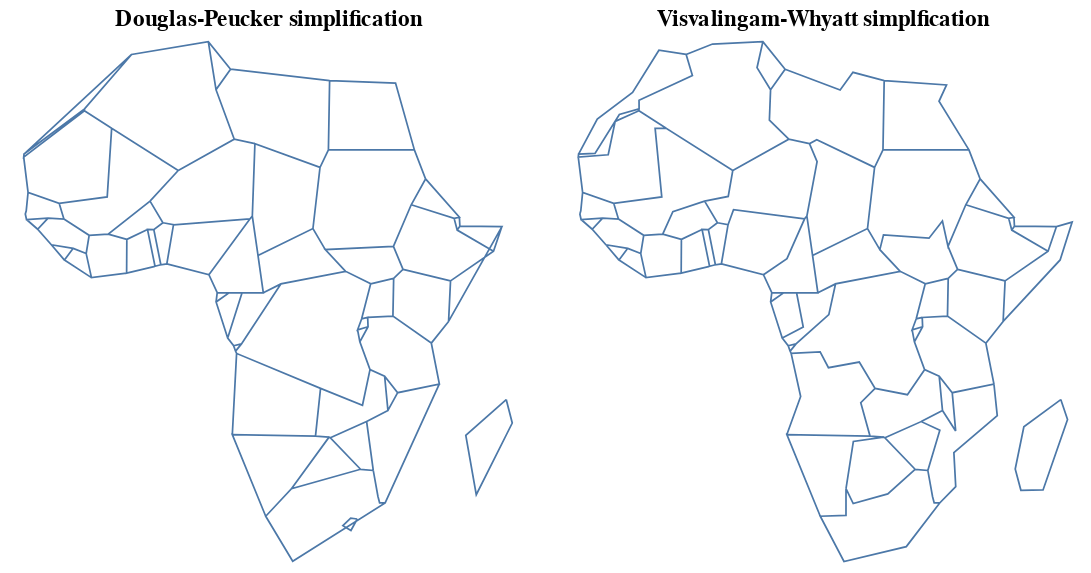

The notebook cell saved with this chart:
### Code cell
topo = tp.Topology(africa) 

topo.options.simplify_with = 'shapely'
topo.options.simplify_algorithm = 'dp' 
l = topo.toposimplify(4).to_alt().properties(title=['Douglas-Peucker simplification'])

topo.options.simplify_with = 'simplification'
topo.options.simplify_algorithm = 'vw' 
r = topo.toposimplify(4).to_alt().properties(title='Visvalingam-Whyatt simplification')
l | r

### Figure 1 — Vega-Lite specification as saved in the notebook (floating-point values rounded to 4 significant figures; data arrays with more than 128 entries replaced by an {"elided": "..."} marker saying what was removed)
{"config": {"view": {"continuousWidth": 400, "continuousHeight": 300}}, "hconcat": [{"data": {"name": "data-93ab7ef76c36982310e52544bb0d0057", "format": {"mesh": "data", "type": "topojson"}}, "mark": {"type": "geoshape", "filled": false}, "projection": {"reflectY": true, "type": "identity"}, "title": ["Douglas-Peucker simplification"], "width": 300}, {"data": {"name": "data-567e43d1ada3931015c212cadf023186", "format": {"mesh": "data", "type": "topojson"}}, "mark": {"type": "geoshape", "filled": false}, "projection": {"reflectY": true, "type": "identity"}, "title": "Visvalingam-Whyatt simplfication", "width": 300}], "$schema": "https://vega.github.io/schema/vega-lite/v4.8.1.json", "datasets": {"data-93ab7ef76c36982310e52544bb0d0057": {"type": "Topology", "objects": {"data": {"geometries": [{"properties": {"pop_est": 53950935, "continent": "Africa", "name": "Tanzania", "iso_a3": "TZA", "gdp_md_est": 150600.0}, "type": "Polygon", "arcs": [[-6, 0, -84, -82, -77, -3, -100, -140, -137]]}, {"properties": {"pop_est": 603253, "continent": "Africa", "name": "W. Sahara", "iso_a3": "ESH", "gdp_md_est": 906.5}, "type": "Polygon", "arcs": [[-106, -22, 1, -115]]}, {"properties": {"pop_est": 83301151, "continent": "Africa", "name": "Dem. Rep. Congo", "iso_a3": "COD", "gdp_md_est": 66010.0}, "type": "Polygon", "arcs": [[2, -81, -96, 3, -93, -67, -63, -144, -138, -142, -101]]}, {"properties": {"pop_est": 7531386, "continent": "Africa", "name": "Somalia", "iso_a3": "SOM", "gdp_md_est": 4719.0}, "type": "Polygon", "arcs": [[-7, -126, -133, 4]]}, {"properties": {"pop_est": 47615739, "continent": "Africa", "name": "Kenya", "iso_a3": "KEN", "gdp_md_est": 152700.0}, "type": "Polygon", "arcs": [[5, -139, -148, -127, 6, 7]]}, {"properties": {"pop_est": 37345935, "continent": "Africa", "name": "Sudan", "iso_a3": "SDN", "gdp_md_est": 176300.0}, "type": "Polygon", "arcs": [[-66, -10, -119, -117, 8, -112, -128, -146]]}, {"properties": {"pop_est": 12075985, "continent": "Africa", "name": "Chad", "iso_a3": "TCD", "gdp_md_est": 30590.0}, "type": "Polygon", "arcs": [[9, -65, -33, -27, -120]]}, {"properties": {"pop_est": 54841552, "continent": "Africa", "name": "South Africa", "iso_a3": "ZAF", "gdp_md_est": 739100.0}, "type": "Polygon", "arcs": [[-16, -14, -13, -87, -91, -86, 10], [11]]}, {"properties": {"pop_est": 1958042, "continent": "Africa", "name": "Lesotho", "iso_a3": "LSO", "gdp_md_est": 6019.0}, "type": "Polygon", "arcs": [[11]]}, {"properties": {"pop_est": 13805084, "continent": "Africa", "name": "Zimbabwe", "iso_a3": "ZWE", "gdp_md_est": 28330.0}, "type": "Polygon", "arcs": [[12, -15, -78, -88]]}, {"properties": {"pop_est": 2214858, "continent": "Africa", "name": "Botswana", "iso_a3": "BWA", "gdp_md_est": 35900.0}, "type": "Polygon", "arcs": [[13, -18, -79, 14]]}, {"properties": {"pop_est": 2484780, "continent": "Africa", "name": "Namibia", "iso_a3": "NAM", "gdp_md_est": 25990.0}, "type": "Polygon", "arcs": [[15, 16, -98, -80, 17]]}, {"properties": {"pop_est": 14668522, "continent": "Africa", "name": "Senegal", "iso_a3": "SEN", "gdp_md_est": 39720.0}, "type": "Polygon", "arcs": [[18, -24, -21, -44, -48, 19, -103]]}, {"properties": {"pop_est": 17885245, "continent": "Africa", "name": "Mali", "iso_a3": "MLI", "gdp_md_est": 38090.0}, "type": "Polygon", "arcs": [[20, -23, -110, -29, -57, -41, -45]]}, {"properties": {"pop_est": 3758571, "continent": "Africa", "name": "Mauritania", "iso_a3": "MRT", "gdp_md_est": 16710.0}, "type": "Polygon", "arcs": [[21, -111, 22, 23, 24]]}, {"properties": {"pop_est": 11038805, "continent": "Africa", "name": "Benin", "iso_a3": "BEN", "gdp_md_est": 24310.0}, "type": "Polygon", "arcs": [[25, -37, -59, -28, -30]]}, {"properties": {"pop_est": 19245344, "continent": "Africa", "name": "Niger", "iso_a3": "NER", "gdp_md_est": 20150.0}, "type": "Polygon", "arcs": [[26, -36, -31, 27, -58, 28, -109, -121]]}, {"properties": {"pop_est": 190632261, "continent": "Africa", "name": "Nigeria", "iso_a3": "NGA", "gdp_md_est": 1089000.0}, "type": "Polygon", "arcs": [[29, 30, -35, 31]]}, {"properties": {"pop_est": 24994885, "continent": "Africa", "name": "Cameroon", "iso_a3": "CMR", "gdp_md_est": 77240.0}, "type": "Polygon", "arcs": [[32, -64, -69, -71, -74, 33, 34, 35]]}, {"properties": {"pop_est": 7965055, "continent": "Africa", "name": "Togo", "iso_a3": "TGO", "gdp_md_est": 11610.0}, "type": "Polygon", "arcs": [[36, 37, -39, -60]]}, {"properties": {"pop_est": 27499924, "continent": "Africa", "name": "Ghana", "iso_a3": "GHA", "gdp_md_est": 120800.0}, "type": "Polygon", "arcs": [[38, 39, -42, -61]]}, {"properties": {"pop_est": 24184810, "continent": "Africa", "name": "Côte d'Ivoire", "iso_a3": "CIV", "gdp_md_est": 87120.0}, "type": "Polygon", "arcs": [[40, -62, 41, 42, -51, -46]]}, {"properties": {"pop_est": 12413867, "continent": "Africa", "name": "Guinea", "iso_a3": "GIN", "gdp_md_est": 16080.0}, "type": "Polygon", "arcs": [[43, 44, 45, -53, -54, 46, -49]]}, {"properties": {"pop_est": 1792338, "continent": "Africa", "name": "Guinea-Bissau", "iso_a3": "GNB", "gdp_md_est": 2851.0}, "type": "Polygon", "arcs": [[47, 48, 49]]}, {"properties": {"pop_est": 4689021, "continent": "Africa", "name": "Liberia", "iso_a3": "LBR", "gdp_md_est": 3881.0}, "type": "Polygon", "arcs": [[50, 51, -55, 52]]}, {"properties": {"pop_est": 6163195, "continent": "Africa", "name": "Sierra Leone", "iso_a3": "SLE", "gdp_md_est": 10640.0}, "type": "Polygon", "arcs": [[53, 54, 55]]}, {"properties": {"pop_est": 20107509, "continent": "Africa", "name": "Burkina Faso", "iso_a3": "BFA", "gdp_md_est": 32990.0}, "type": "Polygon", "arcs": [[56, 57, 58, 59, 60, 61]]}, {"properties": {"pop_est": 5625118, "continent": "Africa", "name": "Central African Rep.", "iso_a3": "CAF", "gdp_md_est": 3206.0}, "type": "Polygon", "arcs": [[62, -70, 63, 64, 65, -145]]}, {"properties": {"pop_est": 4954674, "continent": "Africa", "name": "Congo", "iso_a3": "COG", "gdp_md_est": 30270.0}, "type": "Polygon", "arcs": [[66, -95, 67, -72, 68, 69]]}, {"properties": {"pop_est": 1772255, "continent": "Africa", "name": "Gabon", "iso_a3": "GAB", "gdp_md_est": 35980.0}, "type": "Polygon", "arcs": [[70, 71, 72, -75]]}, {"properties": {"pop_est": 778358, "continent": "Africa", "name": "Eq. Guinea", "iso_a3": "GNQ", "gdp_md_est": 31770.0}, "type": "Polygon", "arcs": [[73, 74, 75]]}, {"properties": {"pop_est": 15972000, "continent": "Africa", "name": "Zambia", "iso_a3": "ZMB", "gdp_md_est": 65170.0}, "type": "Polygon", "arcs": [[76, -83, -89, 77, 78, 79, -97, 80]]}, {"properties": {"pop_est": 19196246, "continent": "Africa", "name": "Malawi", "iso_a3": "MWI", "gdp_md_est": 21200.0}, "type": "Polygon", "arcs": [[81, -90, 82]]}, {"properties": {"pop_est": 26573706, "continent": "Africa", "name": "Mozambique", "iso_a3": "MOZ", "gdp_md_est": 35010.0}, "type": "Polygon", "arcs": [[83, 84, 85, -92, 86, 87, 88, 89]]}, {"properties": {"pop_est": 1467152, "continent": "Africa", "name": "eSwatini", "iso_a3": "SWZ", "gdp_md_est": 11060.0}, "type": "Polygon", "arcs": [[90, 91]]}, {"properties": {"pop_est": 29310273, "continent": "Africa", "name": "Angola", "iso_a3": "AGO", "gdp_md_est": 189000.0}, "type": "MultiPolygon", "arcs": [[[92, 93, 94]], [[95, 96, 97, 98]]]}, {"properties": {"pop_est": 11466756, "continent": "Africa", "name": "Burundi", "iso_a3": "BDI", "gdp_md_est": 7892.0}, "type": "Polygon", "arcs": [[99, 100, -141]]}, {"properties": {"pop_est": 25054161, "continent": "Africa", "name": "Madagascar", "iso_a3": "MDG", "gdp_md_est": 36860.0}, "type": "Polygon", "arcs": [[101]]}, {"properties": {"pop_est": 2051363, "continent": "Africa", "name": "Gambia", "iso_a3": "GMB", "gdp_md_est": 3387.0}, "type": "Polygon", "arcs": [[102, 103]]}, {"properties": {"pop_est": 11403800, "continent": "Africa", "name": "Tunisia", "iso_a3": "TUN", "gdp_md_est": 130800.0}, "type": "Polygon", "arcs": [[-108, 104, -123]]}, {"properties": {"pop_est": 40969443, "continent": "Africa", "name": "Algeria", "iso_a3": "DZA", "gdp_md_est": 609400.0}, "type": "Polygon", "arcs": [[105, -114, 106, 107, -122, 108, 109, 110]]}, {"properties": {"pop_est": 5918919, "continent": "Africa", "name": "Eritrea", "iso_a3": "ERI", "gdp_md_est": 9169.0}, "type": "Polygon", "arcs": [[111, 112, -130, -129]]}, {"properties": {"pop_est": 33986655, "continent": "Africa", "name": "Morocco", "iso_a3": "MAR", "gdp_md_est": 282800.0}, "type": "Polygon", "arcs": [[113, 114, 115]]}, {"properties": {"pop_est": 97041072, "continent": "Africa", "name": "Egypt", "iso_a3": "EGY", "gdp_md_est": 1105000.0}, "type": "Polygon", "arcs": [[116, -125, 117]]}, {"properties": {"pop_est": 6653210, "continent": "Africa", "name": "Libya", "iso_a3": "LBY", "gdp_md_est": 90890.0}, "type": "Polygon", "arcs": [[118, 119, 120, 121, 122, 123, 124]]}, {"properties": {"pop_est": 105350020, "continent": "Africa", "name": "Ethiopia", "iso_a3": "ETH", "gdp_md_est": 174700.0}, "type": "Polygon", "arcs": [[125, 126, -147, 127, 128, -132, -134]]}, {"properties": {"pop_est": 865267, "continent": "Africa", "name": "Djibouti", "iso_a3": "DJI", "gdp_md_est": 3345.0}, "type": "Polygon", "arcs": [[129, 130, -135, 131]]}, {"properties": {"pop_est": 3500000, "continent": "Africa", "name": "Somaliland", "iso_a3": "-99", "gdp_md_est": 12250.0}, "type": "Polygon", "arcs": [[132, 133, 134, 135]]}, {"properties": {"pop_est": 39570125, "continent": "Africa", "name": "Uganda", "iso_a3": "UGA", "gdp_md_est": 84930.0}, "type": "Polygon", "arcs": [[136, -143, 137, -149, 138]]}, {"properties": {"pop_est": 11901484, "continent": "Africa", "name": "Rwanda", "iso_a3": "RWA", "gdp_md_est": 21970.0}, "type": "Polygon", "arcs": [[139, 140, 141, 142]]}, {"properties": {"pop_est": 13026129, "continent": "Africa", "name": "S. Sudan", "iso_a3": "SSD", "gdp_md_est": 20880.0}, "type": "Polygon", "arcs": [[143, 144, 145, 146, 147, 148]]}], "type": "GeometryCollection"}}, "bbox": [-17.63, -34.82, 51.13, 37.35], "transform": {"scale": [6.876e-05, 7.217e-05], "translate": [-17.63, -34.82]}, "arcs": {"elided": "149 rows, 616 int values in total"}}, "data-567e43d1ada3931015c212cadf023186": {"type": "Topology", "objects": {"data": {"geometries": [{"properties": {"pop_est": 53950935, "continent": "Africa", "name": "Tanzania", "iso_a3": "TZA", "gdp_md_est": 150600.0}, "type": "Polygon", "arcs": [[-6, 0, -84, -82, -77, -3, -100, -140, -137]]}, {"properties": {"pop_est": 603253, "continent": "Africa", "name": "W. Sahara", "iso_a3": "ESH", "gdp_md_est": 906.5}, "type": "Polygon", "arcs": [[-106, -22, 1, -115]]}, {"properties": {"pop_est": 83301151, "continent": "Africa", "name": "Dem. Rep. Congo", "iso_a3": "COD", "gdp_md_est": 66010.0}, "type": "Polygon", "arcs": [[2, -81, -96, 3, -93, -67, -63, -144, -138, -142, -101]]}, {"properties": {"pop_est": 7531386, "continent": "Africa", "name": "Somalia", "iso_a3": "SOM", "gdp_md_est": 4719.0}, "type": "Polygon", "arcs": [[-7, -126, -133, 4]]}, {"properties": {"pop_est": 47615739, "continent": "Africa", "name": "Kenya", "iso_a3": "KEN", "gdp_md_est": 152700.0}, "type": "Polygon", "arcs": [[5, -139, -148, -127, 6, 7]]}, {"properties": {"pop_est": 37345935, "continent": "Africa", "name": "Sudan", "iso_a3": "SDN", "gdp_md_est": 176300.0}, "type": "Polygon", "arcs": [[-66, -10, -119, -117, 8, -112, -128, -146]]}, {"properties": {"pop_est": 12075985, "continent": "Africa", "name": "Chad", "iso_a3": "TCD", "gdp_md_est": 30590.0}, "type": "Polygon", "arcs": [[9, -65, -33, -27, -120]]}, {"properties": {"pop_est": 54841552, "continent": "Africa", "name": "South Africa", "iso_a3": "ZAF", "gdp_md_est": 739100.0}, "type": "Polygon", "arcs": [[-16, -14, -13, -87, -91, -86, 10], [11]]}, {"properties": {"pop_est": 1958042, "continent": "Africa", "name": "Lesotho", "iso_a3": "LSO", "gdp_md_est": 6019.0}, "type": "Polygon", "arcs": [[11]]}, {"properties": {"pop_est": 13805084, "continent": "Africa", "name": "Zimbabwe", "iso_a3": "ZWE", "gdp_md_est": 28330.0}, "type": "Polygon", "arcs": [[12, -15, -78, -88]]}, {"properties": {"pop_est": 2214858, "continent": "Africa", "name": "Botswana", "iso_a3": "BWA", "gdp_md_est": 35900.0}, "type": "Polygon", "arcs": [[13, -18, -79, 14]]}, {"properties": {"pop_est": 2484780, "continent": "Africa", "name": "Namibia", "iso_a3": "NAM", "gdp_md_est": 25990.0}, "type": "Polygon", "arcs": [[15, 16, -98, -80, 17]]}, {"properties": {"pop_est": 14668522, "continent": "Africa", "name": "Senegal", "iso_a3": "SEN", "gdp_md_est": 39720.0}, "type": "Polygon", "arcs": [[18, -24, -21, -44, -48, 19, -103]]}, {"properties": {"pop_est": 17885245, "continent": "Africa", "name": "Mali", "iso_a3": "MLI", "gdp_md_est": 38090.0}, "type": "Polygon", "arcs": [[20, -23, -110, -29, -57, -41, -45]]}, {"properties": {"pop_est": 3758571, "continent": "Africa", "name": "Mauritania", "iso_a3": "MRT", "gdp_md_est": 16710.0}, "type": "Polygon", "arcs": [[21, -111, 22, 23, 24]]}, {"properties": {"pop_est": 11038805, "continent": "Africa", "name": "Benin", "iso_a3": "BEN", "gdp_md_est": 24310.0}, "type": "Polygon", "arcs": [[25, -37, -59, -28, -30]]}, {"properties": {"pop_est": 19245344, "continent": "Africa", "name": "Niger", "iso_a3": "NER", "gdp_md_est": 20150.0}, "type": "Polygon", "arcs": [[26, -36, -31, 27, -58, 28, -109, -121]]}, {"properties": {"pop_est": 190632261, "continent": "Africa", "name": "Nigeria", "iso_a3": "NGA", "gdp_md_est": 1089000.0}, "type": "Polygon", "arcs": [[29, 30, -35, 31]]}, {"properties": {"pop_est": 24994885, "continent": "Africa", "name": "Cameroon", "iso_a3": "CMR", "gdp_md_est": 77240.0}, "type": "Polygon", "arcs": [[32, -64, -69, -71, -74, 33, 34, 35]]}, {"properties": {"pop_est": 7965055, "continent": "Africa", "name": "Togo", "iso_a3": "TGO", "gdp_md_est": 11610.0}, "type": "Polygon", "arcs": [[36, 37, -39, -60]]}, {"properties": {"pop_est": 27499924, "continent": "Africa", "name": "Ghana", "iso_a3": "GHA", "gdp_md_est": 120800.0}, "type": "Polygon", "arcs": [[38, 39, -42, -61]]}, {"properties": {"pop_est": 24184810, "continent": "Africa", "name": "Côte d'Ivoire", "iso_a3": "CIV", "gdp_md_est": 87120.0}, "type": "Polygon", "arcs": [[40, -62, 41, 42, -51, -46]]}, {"properties": {"pop_est": 12413867, "continent": "Africa", "name": "Guinea", "iso_a3": "GIN", "gdp_md_est": 16080.0}, "type": "Polygon", "arcs": [[43, 44, 45, -53, -54, 46, -49]]}, {"properties": {"pop_est": 1792338, "continent": "Africa", "name": "Guinea-Bissau", "iso_a3": "GNB", "gdp_md_est": 2851.0}, "type": "Polygon", "arcs": [[47, 48, 49]]}, {"properties": {"pop_est": 4689021, "continent": "Africa", "name": "Liberia", "iso_a3": "LBR", "gdp_md_est": 3881.0}, "type": "Polygon", "arcs": [[50, 51, -55, 52]]}, {"properties": {"pop_est": 6163195, "continent": "Africa", "name": "Sierra Leone", "iso_a3": "SLE", "gdp_md_est": 10640.0}, "type": "Polygon", "arcs": [[53, 54, 55]]}, {"properties": {"pop_est": 20107509, "continent": "Africa", "name": "Burkina Faso", "iso_a3": "BFA", "gdp_md_est": 32990.0}, "type": "Polygon", "arcs": [[56, 57, 58, 59, 60, 61]]}, {"properties": {"pop_est": 5625118, "continent": "Africa", "name": "Central African Rep.", "iso_a3": "CAF", "gdp_md_est": 3206.0}, "type": "Polygon", "arcs": [[62, -70, 63, 64, 65, -145]]}, {"properties": {"pop_est": 4954674, "continent": "Africa", "name": "Congo", "iso_a3": "COG", "gdp_md_est": 30270.0}, "type": "Polygon", "arcs": [[66, -95, 67, -72, 68, 69]]}, {"properties": {"pop_est": 1772255, "continent": "Africa", "name": "Gabon", "iso_a3": "GAB", "gdp_md_est": 35980.0}, "type": "Polygon", "arcs": [[70, 71, 72, -75]]}, {"properties": {"pop_est": 778358, "continent": "Africa", "name": "Eq. Guinea", "iso_a3": "GNQ", "gdp_md_est": 31770.0}, "type": "Polygon", "arcs": [[73, 74, 75]]}, {"properties": {"pop_est": 15972000, "continent": "Africa", "name": "Zambia", "iso_a3": "ZMB", "gdp_md_est": 65170.0}, "type": "Polygon", "arcs": [[76, -83, -89, 77, 78, 79, -97, 80]]}, {"properties": {"pop_est": 19196246, "continent": "Africa", "name": "Malawi", "iso_a3": "MWI", "gdp_md_est": 21200.0}, "type": "Polygon", "arcs": [[81, -90, 82]]}, {"properties": {"pop_est": 26573706, "continent": "Africa", "name": "Mozambique", "iso_a3": "MOZ", "gdp_md_est": 35010.0}, "type": "Polygon", "arcs": [[83, 84, 85, -92, 86, 87, 88, 89]]}, {"properties": {"pop_est": 1467152, "continent": "Africa", "name": "eSwatini", "iso_a3": "SWZ", "gdp_md_est": 11060.0}, "type": "Polygon", "arcs": [[90, 91]]}, {"properties": {"pop_est": 29310273, "continent": "Africa", "name": "Angola", "iso_a3": "AGO", "gdp_md_est": 189000.0}, "type": "MultiPolygon", "arcs": [[[92, 93, 94]], [[95, 96, 97, 98]]]}, {"properties": {"pop_est": 11466756, "continent": "Africa", "name": "Burundi", "iso_a3": "BDI", "gdp_md_est": 7892.0}, "type": "Polygon", "arcs": [[99, 100, -141]]}, {"properties": {"pop_est": 25054161, "continent": "Africa", "name": "Madagascar", "iso_a3": "MDG", "gdp_md_est": 36860.0}, "type": "Polygon", "arcs": [[101]]}, {"properties": {"pop_est": 2051363, "continent": "Africa", "name": "Gambia", "iso_a3": "GMB", "gdp_md_est": 3387.0}, "type": "Polygon", "arcs": [[102, 103]]}, {"properties": {"pop_est": 11403800, "continent": "Africa", "name": "Tunisia", "iso_a3": "TUN", "gdp_md_est": 130800.0}, "type": "Polygon", "arcs": [[-108, 104, -123]]}, {"properties": {"pop_est": 40969443, "continent": "Africa", "name": "Algeria", "iso_a3": "DZA", "gdp_md_est": 609400.0}, "type": "Polygon", "arcs": [[105, -114, 106, 107, -122, 108, 109, 110]]}, {"properties": {"pop_est": 5918919, "continent": "Africa", "name": "Eritrea", "iso_a3": "ERI", "gdp_md_est": 9169.0}, "type": "Polygon", "arcs": [[111, 112, -130, -129]]}, {"properties": {"pop_est": 33986655, "continent": "Africa", "name": "Morocco", "iso_a3": "MAR", "gdp_md_est": 282800.0}, "type": "Polygon", "arcs": [[113, 114, 115]]}, {"properties": {"pop_est": 97041072, "continent": "Africa", "name": "Egypt", "iso_a3": "EGY", "gdp_md_est": 1105000.0}, "type": "Polygon", "arcs": [[116, -125, 117]]}, {"properties": {"pop_est": 6653210, "continent": "Africa", "name": "Libya", "iso_a3": "LBY", "gdp_md_est": 90890.0}, "type": "Polygon", "arcs": [[118, 119, 120, 121, 122, 123, 124]]}, {"properties": {"pop_est": 105350020, "continent": "Africa", "name": "Ethiopia", "iso_a3": "ETH", "gdp_md_est": 174700.0}, "type": "Polygon", "arcs": [[125, 126, -147, 127, 128, -132, -134]]}, {"properties": {"pop_est": 865267, "continent": "Africa", "name": "Djibouti", "iso_a3": "DJI", "gdp_md_est": 3345.0}, "type": "Polygon", "arcs": [[129, 130, -135, 131]]}, {"properties": {"pop_est": 3500000, "continent": "Africa", "name": "Somaliland", "iso_a3": "-99", "gdp_md_est": 12250.0}, "type": "Polygon", "arcs": [[132, 133, 134, 135]]}, {"properties": {"pop_est": 39570125, "continent": "Africa", "name": "Uganda", "iso_a3": "UGA", "gdp_md_est": 84930.0}, "type": "Polygon", "arcs": [[136, -143, 137, -149, 138]]}, {"properties": {"pop_est": 11901484, "continent": "Africa", "name": "Rwanda", "iso_a3": "RWA", "gdp_md_est": 21970.0}, "type": "Polygon", "arcs": [[139, 140, 141, 142]]}, {"properties": {"pop_est": 13026129, "continent": "Africa", "name": "S. Sudan", "iso_a3": "SSD", "gdp_md_est": 20880.0}, "type": "Polygon", "arcs": [[143, 144, 145, 146, 147, 148]]}], "type": "GeometryCollection"}}, "bbox": [-17.63, -34.82, 51.13, 37.35], "transform": {"scale": [6.876e-05, 7.217e-05], "translate": [-17.63, -34.82]}, "arcs": {"elided": "149 rows, 702 int values in total"}}}}
